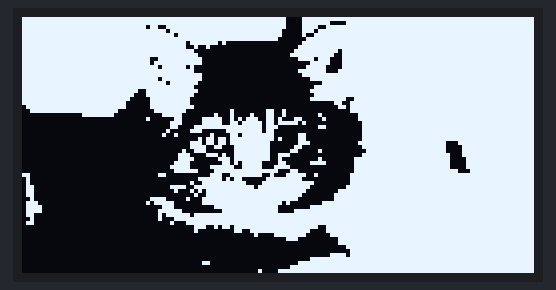
This sketch was run on a simulated Arduino Uno, built with avr-gcc and run on an emulated ATmega328P. Parts: 128×64 one-colour display.

Above: at 0.1 s.

The sketch:

display-bild.ino
```cpp
#include <Adafruit_GFX.h>
#include <Adafruit_SSD1306.h>
#include <Wire.h>

#define SCREEN_WIDTH 128 // Display Breite in Pixeln
#define SCREEN_HEIGHT 64 // Display Höhe in Pixeln

Adafruit_SSD1306 display(SCREEN_WIDTH, SCREEN_HEIGHT, &Wire, -1);

// Bild zum anzeigen. kopiert von https://javl.github.io/image2cpp/
const unsigned char epd_bitmap_cat [] PROGMEM = {
	0xff, 0xff, 0xff, 0xff, 0xff, 0xff, 0xff, 0xff, 0xc3, 0xff, 0xff, 0xff, 0xff, 0xff, 0xff, 0xff,
	0xff, 0xff, 0xff, 0xff, 0xff, 0xff, 0xff, 0xff, 0xc3, 0xf8, 0x7f, 0xff, 0xff, 0xff, 0xff, 0xff,
	0xff, 0xff, 0xff, 0xfe, 0xcf, 0xff, 0xff, 0xff, 0xc3, 0xcf, 0xff, 0xff, 0xff, 0xff, 0xff, 0xff,
	0xff, 0xff, 0xff, 0xff, 0xf7, 0xff, 0xff, 0xff, 0x83, 0xbf, 0xff, 0xff, 0xff, 0xff, 0xff, 0xff,
	0xff, 0xff, 0xff, 0xff, 0xfd, 0xff, 0xff, 0xff, 0x82, 0x7f, 0xff, 0xff, 0xff, 0xff, 0xff, 0xff,
	0xff, 0xff, 0xff, 0xff, 0xff, 0xff, 0xff, 0xff, 0x01, 0xff, 0xff, 0xff, 0xff, 0xff, 0xff, 0xff,
	0xff, 0xff, 0xff, 0xff, 0xff, 0xbf, 0xa0, 0x00, 0x03, 0xff, 0xff, 0xff, 0xff, 0xff, 0xff, 0xff,
	0xff, 0xff, 0xff, 0xff, 0xff, 0x92, 0x00, 0x00, 0x07, 0xff, 0xff, 0xff, 0xff, 0xff, 0xff, 0xff,
	0xff, 0xff, 0xff, 0xff, 0xff, 0xe0, 0x00, 0x00, 0x0f, 0xfe, 0xff, 0xff, 0xff, 0xff, 0xff, 0xff,
	0xff, 0xff, 0xff, 0xff, 0xff, 0xf0, 0x00, 0x00, 0x1f, 0xfc, 0xff, 0xff, 0xff, 0xff, 0xff, 0xff,
	0xff, 0xff, 0xff, 0xff, 0x3f, 0xf8, 0x00, 0x00, 0x07, 0xb8, 0xff, 0xff, 0xff, 0xff, 0xff, 0xff,
	0xff, 0xff, 0xff, 0xff, 0x7f, 0xf8, 0x00, 0x00, 0x00, 0xf8, 0xff, 0xff, 0xff, 0xff, 0xff, 0xff,
	0xff, 0xff, 0xff, 0xff, 0xdf, 0xa0, 0x00, 0x00, 0x01, 0xf0, 0xff, 0xff, 0xff, 0xff, 0xff, 0xff,
	0xff, 0xff, 0xff, 0xff, 0xff, 0xe0, 0x00, 0x00, 0x07, 0xf1, 0xff, 0xff, 0xff, 0xff, 0xff, 0xff,
	0xff, 0xff, 0xff, 0xff, 0xff, 0xf8, 0x00, 0x00, 0x03, 0xff, 0xff, 0xff, 0xff, 0xff, 0xff, 0xff,
	0xff, 0xff, 0xff, 0xff, 0xdf, 0xf8, 0x00, 0x00, 0x00, 0xff, 0xff, 0xff, 0xff, 0xff, 0xff, 0xff,
	0xff, 0xff, 0xff, 0xff, 0xf7, 0xf0, 0x00, 0x00, 0x00, 0x1f, 0xff, 0xff, 0xff, 0xff, 0xff, 0xff,
	0xff, 0xff, 0xff, 0xff, 0xff, 0xe0, 0x00, 0x00, 0x00, 0x7f, 0xff, 0xff, 0xff, 0xff, 0xff, 0xff,
	0xff, 0xff, 0xff, 0xf9, 0xff, 0xf0, 0x00, 0x00, 0x00, 0xff, 0xff, 0xff, 0xff, 0xff, 0xff, 0xff,
	0xff, 0xff, 0xff, 0xf1, 0xff, 0xe0, 0x00, 0x00, 0x00, 0x7f, 0xff, 0xff, 0xff, 0xff, 0xff, 0xff,
	0xff, 0xff, 0xff, 0xe0, 0xff, 0xc0, 0x00, 0x00, 0x00, 0xff, 0x9f, 0xff, 0xff, 0xff, 0xff, 0xff,
	0xff, 0xff, 0xff, 0xc0, 0xff, 0xc0, 0x00, 0x00, 0x00, 0x03, 0x3f, 0xff, 0xff, 0xff, 0xff, 0xff,
	0x7f, 0xff, 0xff, 0xc0, 0xff, 0xe0, 0x00, 0x00, 0x00, 0x01, 0xbf, 0xff, 0xff, 0xff, 0xff, 0xff,
	0x3f, 0xff, 0xff, 0x00, 0x7f, 0x80, 0x08, 0x06, 0x40, 0x00, 0x3f, 0xff, 0xff, 0xff, 0xff, 0xff,
	0x00, 0x01, 0xfe, 0x00, 0x1f, 0x00, 0x88, 0x46, 0x40, 0x20, 0x0f, 0xff, 0xff, 0xff, 0xff, 0xff,
	0x00, 0x00, 0x00, 0x01, 0x03, 0x07, 0xca, 0xe6, 0x8c, 0x10, 0x0f, 0xff, 0xff, 0xff, 0xff, 0xff,
	0x00, 0x00, 0x00, 0x00, 0x07, 0x07, 0xcd, 0xf6, 0xfa, 0x00, 0x07, 0xff, 0xff, 0xff, 0xff, 0xff,
	0x00, 0x00, 0x00, 0x00, 0x06, 0x1f, 0xff, 0xf7, 0x00, 0x30, 0x07, 0xff, 0xff, 0xff, 0xff, 0xff,
	0x00, 0x00, 0x00, 0x00, 0x08, 0x38, 0x1f, 0xf6, 0x00, 0x00, 0x07, 0xff, 0xff, 0xff, 0xff, 0xff,
	0x00, 0x00, 0x00, 0x00, 0x12, 0x01, 0x0d, 0xfe, 0x06, 0x00, 0x07, 0xff, 0xff, 0xff, 0xff, 0xff,
	0x00, 0x00, 0x00, 0x00, 0x00, 0x0b, 0x6f, 0xfe, 0x86, 0x00, 0x07, 0xff, 0xff, 0xff, 0xff, 0xff,
	0x00, 0x00, 0x00, 0x00, 0x00, 0x3b, 0x6f, 0xfc, 0x07, 0x00, 0x0f, 0xff, 0xff, 0xc7, 0xff, 0xff,
	0x00, 0x00, 0x00, 0x00, 0x00, 0x3c, 0xc7, 0xfc, 0x0c, 0x00, 0x07, 0xff, 0xff, 0xc3, 0xff, 0xff,
	0x00, 0x00, 0x00, 0x00, 0x00, 0x9c, 0x07, 0xfc, 0x18, 0x20, 0x03, 0xff, 0xff, 0xc3, 0xff, 0xff,
	0x00, 0x00, 0x00, 0x00, 0x01, 0xc3, 0xa7, 0xfc, 0xe0, 0x00, 0x07, 0xff, 0xff, 0xe3, 0xff, 0xff,
	0x00, 0x00, 0x00, 0x00, 0x01, 0xe0, 0x77, 0xfc, 0x80, 0x20, 0x1f, 0xff, 0xff, 0xe1, 0xff, 0xff,
	0x00, 0x00, 0x00, 0x00, 0x03, 0xc0, 0x35, 0xf0, 0xc0, 0xf0, 0x1f, 0xff, 0xff, 0xe1, 0xff, 0xff,
	0x00, 0x00, 0x00, 0x00, 0x07, 0xc1, 0xf9, 0xf1, 0xe0, 0x00, 0x1f, 0xff, 0xff, 0xe1, 0xff, 0xff,
	0x00, 0x00, 0x00, 0x00, 0x03, 0xf0, 0xff, 0xff, 0x18, 0x00, 0x1f, 0xff, 0xff, 0xf8, 0xff, 0xff,
	0xc0, 0x00, 0x00, 0x00, 0x30, 0x01, 0xcf, 0xf2, 0x3e, 0x40, 0x3f, 0xff, 0xff, 0xff, 0xff, 0xff,
	0x40, 0x00, 0x00, 0x00, 0x00, 0x0f, 0xd6, 0x07, 0xfc, 0x00, 0x3f, 0xff, 0xff, 0xff, 0xff, 0xff,
	0x40, 0x00, 0x00, 0x00, 0x00, 0x27, 0xff, 0x0f, 0xff, 0x80, 0x3f, 0xff, 0xff, 0xff, 0xff, 0xff,
	0x60, 0x00, 0x00, 0x00, 0x07, 0x9f, 0xff, 0xdf, 0xff, 0x00, 0x7f, 0xff, 0xff, 0xff, 0xff, 0xff,
	0x60, 0x00, 0x00, 0x00, 0x02, 0x2b, 0xff, 0xff, 0xfe, 0x01, 0xff, 0xff, 0xff, 0xff, 0xff, 0xff,
	0x60, 0x00, 0x00, 0x00, 0x00, 0x13, 0xff, 0xff, 0xfc, 0x03, 0xff, 0xff, 0xff, 0xff, 0xff, 0xff,
	0x20, 0x00, 0x00, 0x00, 0xf0, 0x47, 0xff, 0xff, 0xf8, 0x03, 0xff, 0xff, 0xff, 0xff, 0xff, 0xff,
	0x70, 0x00, 0x00, 0x01, 0x7c, 0x07, 0xff, 0xff, 0xa0, 0x1f, 0xff, 0xff, 0xff, 0xff, 0xff, 0xff,
	0x78, 0x00, 0x00, 0x00, 0x1c, 0x00, 0xff, 0xff, 0x00, 0xff, 0xff, 0xff, 0xff, 0xff, 0xff, 0xff,
	0x78, 0x00, 0x00, 0x00, 0x3f, 0x00, 0x3f, 0xff, 0x0f, 0xff, 0xff, 0xff, 0xff, 0xff, 0xff, 0xff,
	0x60, 0x00, 0x00, 0x00, 0x2f, 0xdf, 0xff, 0xff, 0xff, 0xff, 0xff, 0xff, 0xff, 0xff, 0xff, 0xff,
	0x20, 0x00, 0x00, 0x00, 0x23, 0xff, 0xff, 0xff, 0xff, 0xff, 0xff, 0xff, 0xff, 0xff, 0xff, 0xff,
	0x60, 0x00, 0x00, 0x00, 0x04, 0x7f, 0xff, 0xff, 0xff, 0xff, 0xff, 0xff, 0xff, 0xff, 0xff, 0xff,
	0x00, 0x00, 0x00, 0x00, 0x00, 0x1c, 0xb7, 0xff, 0xff, 0xcf, 0xff, 0xff, 0xff, 0xff, 0xff, 0xff,
	0x00, 0x00, 0x00, 0x00, 0x00, 0x10, 0x06, 0x7f, 0xff, 0x0f, 0xff, 0xff, 0xff, 0xff, 0xff, 0xff,
	0x00, 0x00, 0x00, 0x00, 0x00, 0x00, 0x00, 0x21, 0xfe, 0x07, 0xff, 0xff, 0xff, 0xff, 0xff, 0xff,
	0x00, 0x00, 0x00, 0x00, 0x00, 0x00, 0x00, 0x00, 0x38, 0x01, 0xff, 0xff, 0xff, 0xff, 0xff, 0xff,
	0x00, 0x00, 0x00, 0x00, 0x00, 0x00, 0x00, 0x00, 0x00, 0x01, 0xff, 0xff, 0xff, 0xff, 0xff, 0xff,
	0x00, 0x00, 0x00, 0x00, 0x00, 0x00, 0x00, 0x00, 0x00, 0x00, 0x7f, 0xff, 0xff, 0xff, 0xff, 0xff,
	0x00, 0x00, 0x00, 0x00, 0x00, 0x00, 0x00, 0x00, 0x00, 0x00, 0x3f, 0xff, 0xff, 0xff, 0xff, 0xff,
	0x00, 0x00, 0x00, 0x00, 0x00, 0x00, 0x00, 0x00, 0x00, 0x07, 0xbf, 0xff, 0xff, 0xff, 0xff, 0xff,
	0x00, 0x00, 0x00, 0x00, 0x00, 0x00, 0x00, 0x00, 0x00, 0xff, 0xff, 0xff, 0xff, 0xff, 0xff, 0xff,
	0x00, 0x00, 0x00, 0x00, 0x00, 0x06, 0x00, 0x00, 0x07, 0xff, 0xff, 0xff, 0xff, 0xff, 0xff, 0xff,
	0x00, 0x00, 0x00, 0x00, 0x00, 0x00, 0x00, 0x00, 0x1f, 0xff, 0xff, 0xff, 0xff, 0xff, 0xff, 0xff,
	0x00, 0x00, 0x00, 0x00, 0x00, 0x00, 0x00, 0x10, 0xff, 0xff, 0xff, 0xff, 0xff, 0xff, 0xff, 0xff
};

void setup() {
    // Hier wird das Display initialisiert:
    if (!display.begin(SSD1306_SWITCHCAPVCC, 0x3C)) {
        // Fehlermeldung falls die Verbindung zum Display nicht klappt
        Serial.println(F("SSD1306 allocation failed"));
    }

  display.clearDisplay(); // löscht alles vom Display
  display.drawBitmap(0, 0, epd_bitmap_cat, 128, 64, 1);
  display.display(); // "bestätigt" das was wir vorher gezeichnet haben
}

void loop() {
  // Hier ändert sich nach dem Start nichts mehr, desegen ist die loop-Methode leer
}
```
